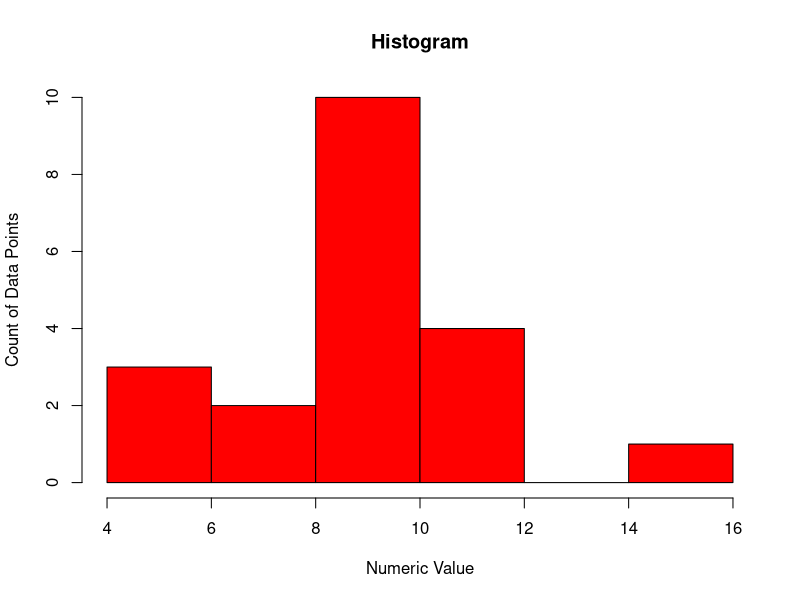

This chart was generated by the following R code:
## ---- chunk 1
my_data <- rnorm(n=20,mean=10,sd=2)
print(my_data)
## ---- chunk 2
hist(my_data,xlab='Numeric Value',
                    ylab='Count of Data Points',
                    col='red',
                    main='Histogram')
